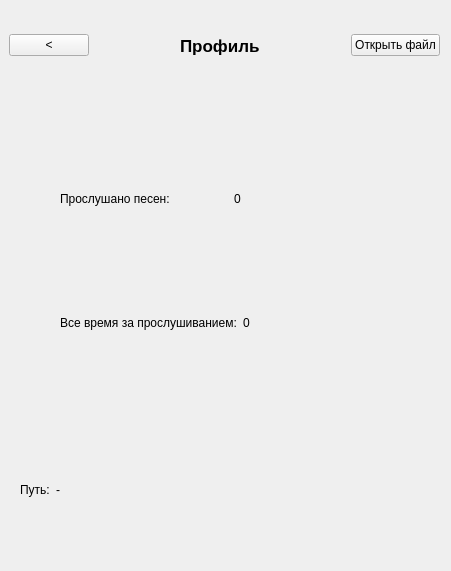
<?xml version="1.0" encoding="UTF-8"?>
<ui version="4.0">
 <class>MainWindow</class>
 <widget class="QMainWindow" name="MainWindow">
  <property name="geometry">
   <rect>
    <x>0</x>
    <y>0</y>
    <width>451</width>
    <height>571</height>
   </rect>
  </property>
  <property name="minimumSize">
   <size>
    <width>451</width>
    <height>571</height>
   </size>
  </property>
  <property name="maximumSize">
   <size>
    <width>451</width>
    <height>571</height>
   </size>
  </property>
  <property name="baseSize">
   <size>
    <width>451</width>
    <height>571</height>
   </size>
  </property>
  <property name="windowTitle">
   <string>MainWindow</string>
  </property>
  <widget class="QWidget" name="centralwidget">
   <widget class="QLabel" name="bg_profile">
    <property name="geometry">
     <rect>
      <x>0</x>
      <y>0</y>
      <width>451</width>
      <height>571</height>
     </rect>
    </property>
    <property name="minimumSize">
     <size>
      <width>451</width>
      <height>571</height>
     </size>
    </property>
    <property name="maximumSize">
     <size>
      <width>451</width>
      <height>571</height>
     </size>
    </property>
    <property name="text">
     <string/>
    </property>
    <property name="pixmap">
     <pixmap>../images/StartWindow_YouMusic.png</pixmap>
    </property>
    <property name="scaledContents">
     <bool>true</bool>
    </property>
   </widget>
   <widget class="QWidget" name="horizontalLayoutWidget">
    <property name="geometry">
     <rect>
      <x>9</x>
      <y>20</y>
      <width>431</width>
      <height>51</height>
     </rect>
    </property>
    <layout class="QHBoxLayout" name="horizontalLayout">
     <item>
      <widget class="QPushButton" name="button_profile_back">
       <property name="toolTip">
        <string>&lt;html&gt;&lt;head/&gt;&lt;body&gt;&lt;p&gt;&lt;span style=&quot; font-weight:600;&quot;&gt;Профиль&lt;/span&gt;&lt;/p&gt;&lt;/body&gt;&lt;/html&gt;</string>
       </property>
       <property name="text">
        <string>&lt;</string>
       </property>
       <property name="autoDefault">
        <bool>false</bool>
       </property>
       <property name="default">
        <bool>false</bool>
       </property>
      </widget>
     </item>
     <item>
      <spacer name="horizontalSpacer">
       <property name="orientation">
        <enum>Qt::Horizontal</enum>
       </property>
       <property name="sizeHint" stdset="0">
        <size>
         <width>40</width>
         <height>20</height>
        </size>
       </property>
      </spacer>
     </item>
     <item>
      <widget class="QLabel" name="label_profile">
       <property name="font">
        <font>
         <pointsize>13</pointsize>
         <weight>75</weight>
         <bold>true</bold>
        </font>
       </property>
       <property name="toolTip">
        <string>&lt;html&gt;&lt;head/&gt;&lt;body&gt;&lt;p&gt;&lt;span style=&quot; font-size:12pt;&quot;&gt;Профиль&lt;/span&gt;&lt;/p&gt;&lt;/body&gt;&lt;/html&gt;</string>
       </property>
       <property name="text">
        <string>Профиль</string>
       </property>
      </widget>
     </item>
     <item>
      <spacer name="horizontalSpacer_2">
       <property name="orientation">
        <enum>Qt::Horizontal</enum>
       </property>
       <property name="sizeHint" stdset="0">
        <size>
         <width>40</width>
         <height>20</height>
        </size>
       </property>
      </spacer>
     </item>
     <item>
      <widget class="QPushButton" name="button_open_file">
       <property name="text">
        <string>Открыть файл</string>
       </property>
      </widget>
     </item>
    </layout>
   </widget>
   <widget class="QWidget" name="verticalLayoutWidget">
    <property name="geometry">
     <rect>
      <x>60</x>
      <y>140</y>
      <width>341</width>
      <height>241</height>
     </rect>
    </property>
    <layout class="QVBoxLayout" name="verticalLayout">
     <item>
      <layout class="QVBoxLayout" name="verticalLayout_4">
       <item>
        <layout class="QHBoxLayout" name="horizontalLayout_3">
         <item>
          <widget class="QLabel" name="label_4">
           <property name="text">
            <string>Прослушано песен:</string>
           </property>
          </widget>
         </item>
         <item>
          <widget class="QLabel" name="label_num_of_song">
           <property name="text">
            <string>0</string>
           </property>
          </widget>
         </item>
        </layout>
       </item>
       <item>
        <layout class="QHBoxLayout" name="horizontalLayout_4">
         <item>
          <widget class="QLabel" name="label_5">
           <property name="text">
            <string>Все время за прослушиванием:</string>
           </property>
          </widget>
         </item>
         <item>
          <widget class="QLabel" name="label_duration_file">
           <property name="text">
            <string>0</string>
           </property>
          </widget>
         </item>
        </layout>
       </item>
      </layout>
     </item>
    </layout>
   </widget>
   <widget class="QWidget" name="horizontalLayoutWidget_2">
    <property name="geometry">
     <rect>
      <x>20</x>
      <y>450</y>
      <width>411</width>
      <height>80</height>
     </rect>
    </property>
    <layout class="QHBoxLayout" name="horizontalLayout_2">
     <item>
      <widget class="QLabel" name="label_namepath">
       <property name="text">
        <string>Путь:</string>
       </property>
      </widget>
     </item>
     <item>
      <widget class="QLabel" name="label_path_file">
       <property name="text">
        <string>-</string>
       </property>
      </widget>
     </item>
     <item>
      <spacer name="horizontalSpacer_3">
       <property name="orientation">
        <enum>Qt::Horizontal</enum>
       </property>
       <property name="sizeHint" stdset="0">
        <size>
         <width>40</width>
         <height>20</height>
        </size>
       </property>
      </spacer>
     </item>
    </layout>
   </widget>
  </widget>
 </widget>
 <resources/>
 <connections/>
</ui>
